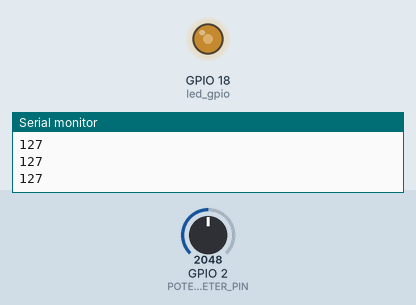
Simulated run of this sketch. Board: ESP32. Shown: output pins drawn as LEDs (lit = HIGH), the last lines printed to the serial monitor. Inputs (shaded band) come from the test bench; at power-on: GPIO 2 (POTENTIOMETER_PIN) = 2048.

Above: at 1.2 s.
1.3 s: GPIO 2 (POTENTIOMETER_PIN) set to 2866
At 2.2 s:
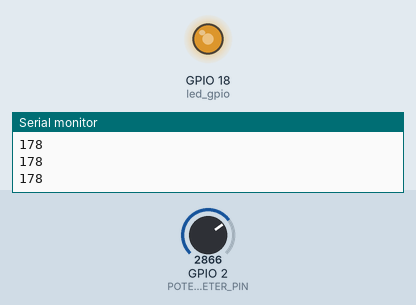
2.8 s: GPIO 2 (POTENTIOMETER_PIN) set to 3603
At 3.8 s:
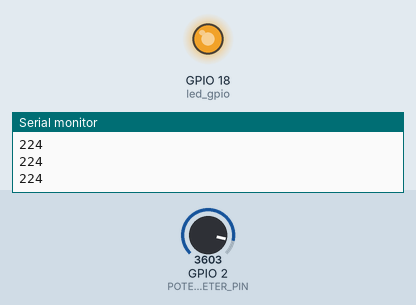
4.3 s: GPIO 2 (POTENTIOMETER_PIN) set to 491
At 5.2 s:
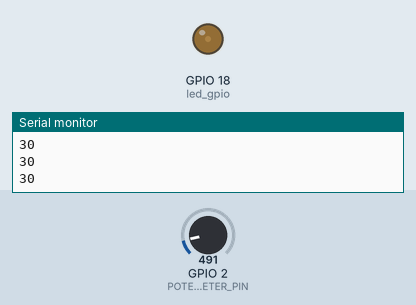
5.8 s: GPIO 2 (POTENTIOMETER_PIN) set to 0
At 6.7 s:
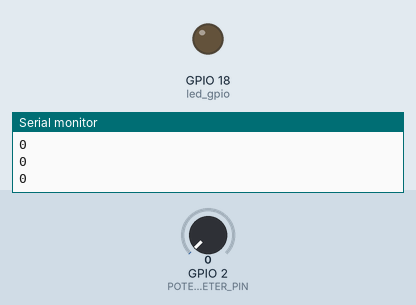
7.3 s: GPIO 2 (POTENTIOMETER_PIN) set to 2047
At 8.2 s:
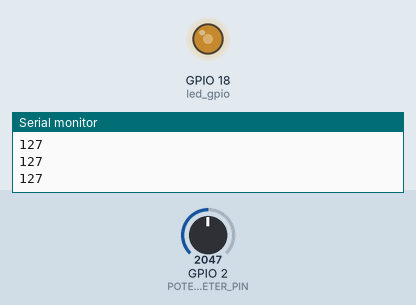
Timing chart, 0 to 9.8 s (numbered marks = the images above; inputs shaded):
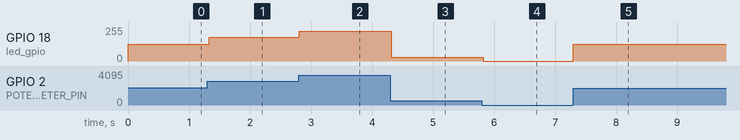

The sketch:

sketch_jan6a.ino
```cpp
const byte led_gpio = 18;
#define POTENTIOMETER_PIN  2
void setup() {
  Serial.begin(9600);

  pinMode(POTENTIOMETER_PIN, INPUT);
  ledcAttachPin(led_gpio, 0);

  ledcSetup(0, 4000, 8);
}

void loop() {
  int analogValue = analogRead(POTENTIOMETER_PIN);
  int brightness = map(analogValue, 0, 4095, 0, 255);
  ledcWrite(0, brightness);
  Serial.println(brightness);
  delay(30);
}
```

Measured:
- after the input at 1.3 s, GPIO 18 (led_gpio): 127/255 → 177/255 at once
- after the input at 2.8 s, GPIO 18 (led_gpio): 177/255 → 223/255 at once
- after the input at 4.3 s, GPIO 18 (led_gpio): 223/255 → 30/255 at once
- after the input at 5.8 s, GPIO 18 (led_gpio): 30/255 → 0/255 at once
- after the input at 7.3 s, GPIO 18 (led_gpio): 0/255 → 127/255 at once
